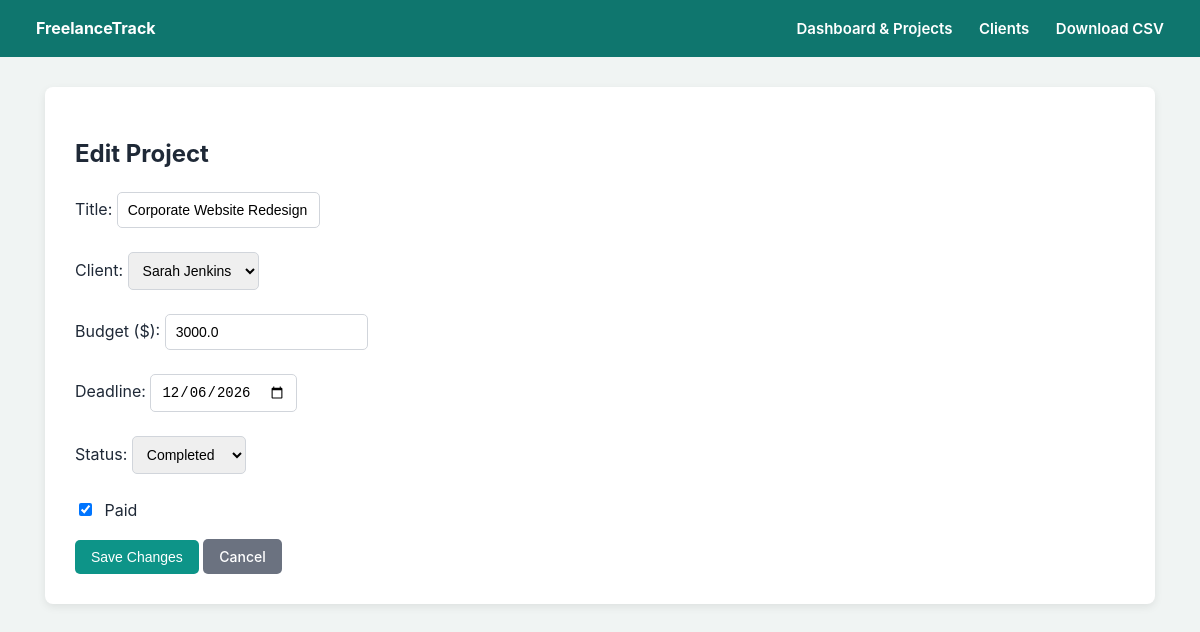
The page /project/edit/1 on the database its author committed.
### tables this page shows
CREATE TABLE projects (
            id INTEGER PRIMARY KEY AUTOINCREMENT,
            client_id INTEGER NOT NULL,
            title TEXT NOT NULL,
            budget REAL NOT NULL,
            deadline TEXT NOT NULL,
            status TEXT NOT NULL DEFAULT 'Pending',
            is_paid INTEGER NOT NULL DEFAULT 0,
            FOREIGN KEY (client_id) REFERENCES clients (id) ON DELETE CASCADE
        );

CREATE TABLE clients (
            id INTEGER PRIMARY KEY AUTOINCREMENT,
            name TEXT NOT NULL,
            email TEXT NOT NULL,
            company TEXT
        );

### app.py (the view, shortened to what this page needs)
@app.route("/project/edit/<int:project_id>", methods=["GET", "POST"])
def edit_project(project_id):
    conn = get_db_connection()
    project = conn.execute("SELECT * FROM projects WHERE id = ?", (project_id,)).fetchone()
    if not project:
        conn.close()
        flash("Project not found.", "error")
        return redirect(url_for("index"))
    clients = conn.execute("SELECT * FROM clients ORDER BY name ASC").fetchall()
    conn.close()
    return render_template("edit_project.html", project=project, clients=clients)

### database.py (called while the page is built)
def get_db_connection():
    conn = sqlite3.connect(DB_NAME)
    conn.row_factory = sqlite3.Row
    conn.execute("PRAGMA foreign_keys = ON")
    return conn

### templates/edit_project.html (shortened to what this page needs)
{% extends "base.html" %}
{% block content %}
<h2>Edit Project</h2>
<form method="POST">
    <p>Title: <input type="text" name="title" value="{{ project.title }}" required></p>
    <p>Client:
        <select name="client_id">
            {% for c in clients %}
                <option value="{{ c.id }}" {% if c.id == project.client_id %}selected{% endif %}>{{ c.name }}</option>
            {% endfor %}
        </select>
    </p>
    <p>Budget ($): <input type="number" step="0.01" name="budget" value="{{ project.budget }}" required></p>
    <p>Deadline: <input type="date" name="deadline" value="{{ project.deadline }}" required></p>
    <p>Status:
        <select name="status">
            <option value="Completed" {% if project.status == 'Completed' %}selected{% endif %}>Completed</option>
        </select>
    </p>
    <p><label><input type="checkbox" name="is_paid" {% if project.is_paid %}checked{% endif %}> Paid</label></p>
    <button type="submit">Save Changes</button>
    <a href="{{ url_for('index') }}" class="btn btn-secondary">Cancel</a>
</form>
{% endblock %}

### static/style.css (style rules this page uses)
body { font-family: -apple-system, BlinkMacSystemFont, "Segoe UI", Roboto, sans-serif; background-color: #f0f4f3; color: #1f2937; margin: 0; padding: 0; line-height: 1.5; }
input, select { padding: 9px 10px; margin-right: 8px; margin-bottom: 8px; border: 1px solid #d1d5db; border-radius: 5px; font-size: 14px; }
button, .btn { padding: 9px 16px; background-color: #0d9488; color: #ffffff; border: none; border-radius: 5px; cursor: pointer; text-decoration: none; font-size: 14px; font-weight: 500; }
.btn-secondary { background-color: #6b7280; }

### rows shown on the page
projects: title "Corporate Website Redesign", client_id "Sarah Jenkins", budget "3000.0", deadline "12/06/2026", status "Completed", is_paid "☑"
